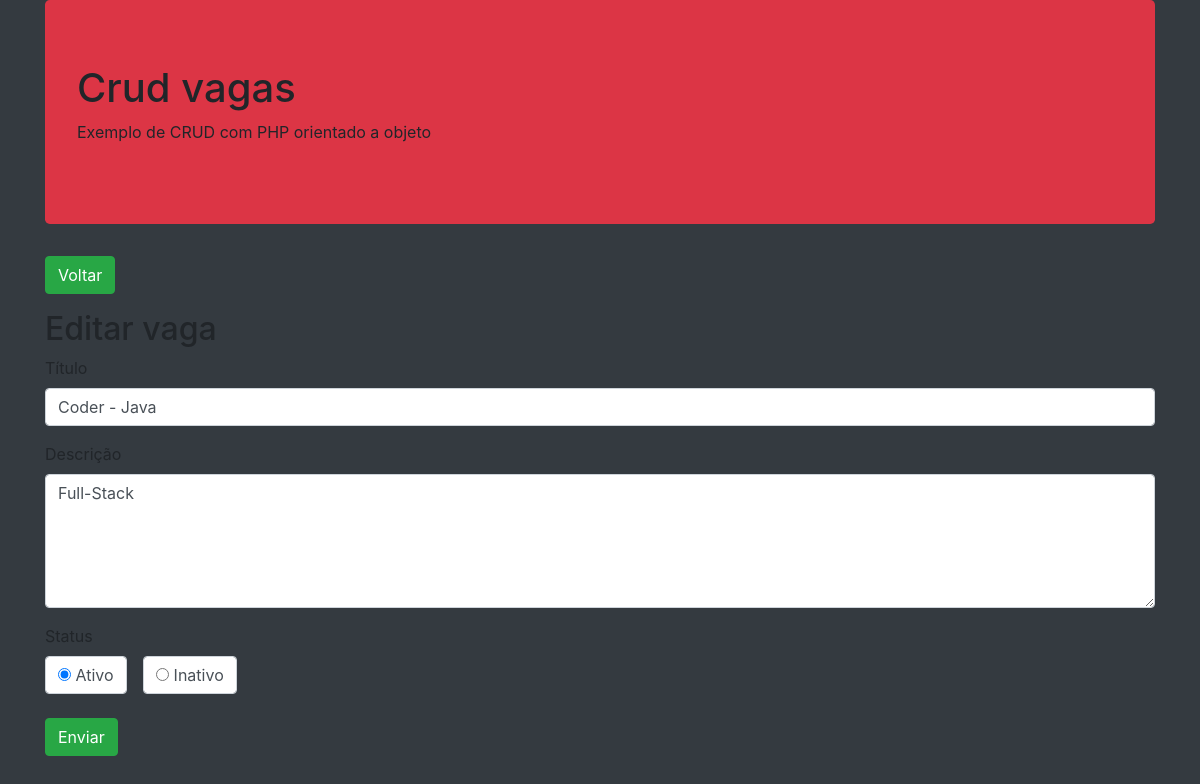
The app's page /editar.php?id=12 with its own data.
### tables this page shows
CREATE TABLE `vagas` (
  `id` int(11) NOT NULL,
  `titulo` varchar(255) NOT NULL,
  `descricao` text NOT NULL,
  `ativo` enum('s','n') NOT NULL,
  `data` timestamp NOT NULL DEFAULT current_timestamp() ON UPDATE current_timestamp()
);

### editar.php (called while the page is built, shortened)
<?php
    $obVaga = Vaga::getVaga($_GET['id']);
    include __DIR__.'/includes/header.php';
    include __DIR__.'/includes/formulario.php';
    include __DIR__.'/includes/footer.php';
?>

### app/Db/DataBase.php (called while the page is built, shortened)
<?php
class DataBase{
  private $table;
  private $connection;
  public function __construct($table = null){
    $this->table = $table;
  }
  private function setConnection(){
    try{
      $this->connection = new PDO('mysql:host='.self::HOST.';dbname='.self::NAME,self::USER,self::PASS);
      $this->connection->setAttribute(PDO::ATTR_ERRMODE, PDO::ERRMODE_EXCEPTION);
    }catch(PDOException $e){
      die('ERROR: '.$e->getMessage());
    }
  }
  public function execute($query, $params = []){
    try{
      $statement = $this->connection->prepare($query);
      $statement->execute($params);
      return $statement;
    }catch(PDOException $e){
      die('ERROR: '.$e->getMessage());
    }
  }
  public function select($where = null, $order = null, $limit = null, $fields = '*'){
    $where = strlen($where) ? 'WHERE '.$where : '';
    $order = strlen($order) ? 'ORDER BY '.$order : '';
    $limit = strlen($limit) ? 'LIMIT '.$limit : '';
    $query = 'SELECT '.$fields.' FROM '.$this->table.' '.$where.' '.$order.' '.$limit.'';
    return $this->execute($query);
  }
}
?>

### app/Entity/Vaga.php (called while the page is built, shortened)
<?php
class Vaga{
  public static function getVaga($id){
    return (new DataBase('vagas'))->select('id = '.$id)
                                  ->fetchObject(self::class);
  }
}

### includes/formulario.php (the view)
<main>
  <section>
    <a href="index.php">
      <button class="btn btn-success">Voltar</button>
    </a>
  </section>
  <h2 class="mt-3"><?=TITLE?></h2>
  <form method="POST">
    <div class="form-group">
      <label for="titulo">Título</label>
      <input type="text" class="form-control" name="titulo" value="<?=$obVaga->titulo?>">
    </div>
    <div class="form-group">
      <label for="descricao">Descrição</label>
      <textarea class="form-control" name="descricao" rows="5"><?=$obVaga->descricao?></textarea>
    </div>
    <div class="form-group">
      <label for="status">Status</label>
      <div>
        <div class="form-check form-check-inline">
          <label class="form-control">
            <input type="radio" name="ativo" value="s" checked> Ativo
          </label>
        </div>
        <div class="form-check form-check-inline">
          <label class="form-control">
            <input type="radio" name="ativo" value="n" <?=$obVaga->ativo == 'n' ? 'checked' : '' ?>> Inativo
          </label>
        </div>
      </div>
    </div>
    <div class="form-group">
      <button type="submit" class="btn btn-success">Enviar</button>
    </div>
  </form>
</main>

### records on screen
vagas: titulo "Coder - Java", descricao "Full-Stack", ativo "☐ Inativo"

### other values on screen
TITLE "Editar vaga"
